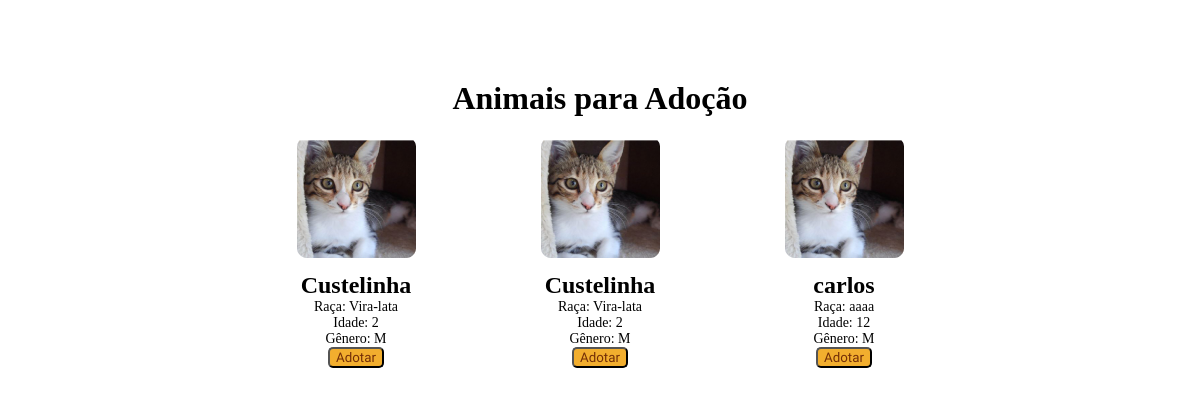
Page /dogs/ on the earlier database version.
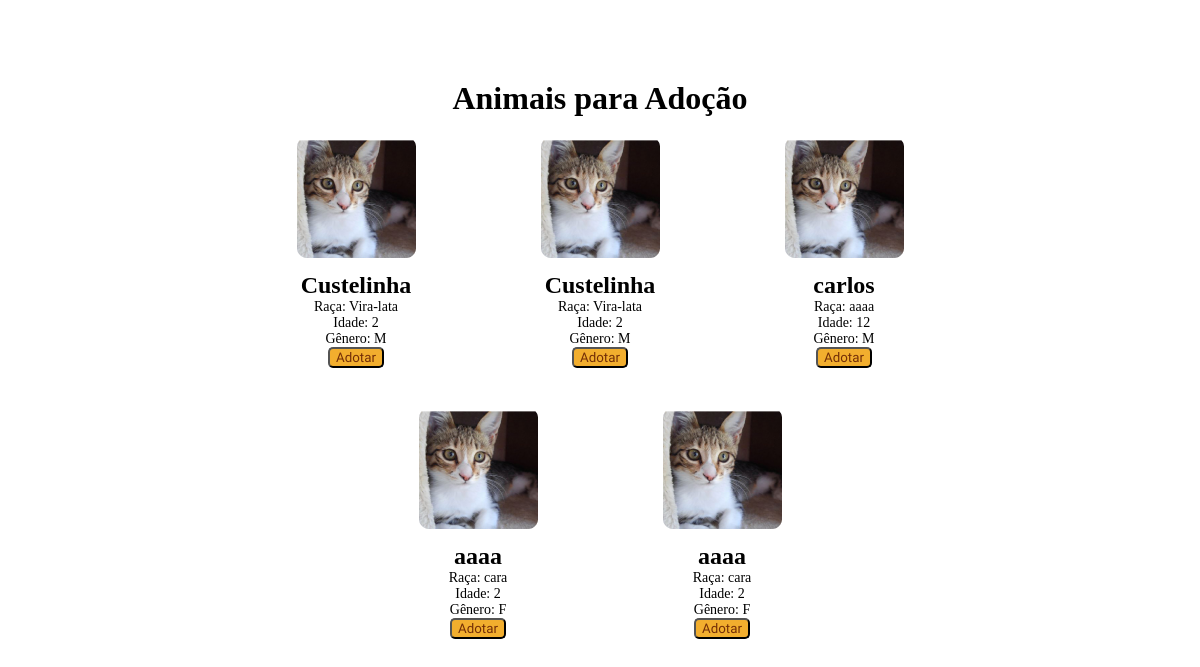
Same page on the later database version.
### app_abrigo_amigo/models.py (models this page shows, shortened)
class Animais(models.Model):
    id_animal = models.AutoField(primary_key=True)
    nome = models.CharField(max_length=100)
    idade = models.IntegerField()
    raça = models.CharField(max_length=100)
    gênero = models.CharField(max_length=50, default='Desconhecido')
    tipo = models.CharField(max_length=50)
    photo = models.ImageField(upload_to='', null=True, blank=True)

### app_abrigo_amigo/views.py (the view)
# urls.py: path('dogs/', views.dogs_page, name='dogs_page'),
def dogs_page(request):
    animais = Animais.objects.filter(tipo='C')
    return render(request, 'admin/dogs_page.html', {'animais': animais})

### app_abrigo_amigo/templates/admin/dogs_page.html (shortened to what this page needs)
<!DOCTYPE html>
{% load static %}
<html lang="en">
<head>
    <link rel="stylesheet" href="{% static 'css/style.css' %}">
</head>
<body>
    <div class="container">
        <h1>Animais para Adoção</h1>
            {% for animal in animais %}
            <div class="dog">
                <img src="{% static 'img\btexp\Rectangle 315.png' %}" alt="Cachorro 1">
                <h2>{{ animal.nome }}</h2>
                <p>Raça: {{ animal.raça }}</p>
                <p>Idade: {{ animal.idade }}</p>
                <p>Gênero: {{ animal.gênero }}</p>
                <a href="{% url 'page_adote' id_animal=animal.id_animal %}"><button>Adotar</button></a>
            </div>
            {% endfor %}
        </div>
</body>
</html>

### app_abrigo_amigo/static/css/style.css (style rules this page uses)
* { margin: 0; top: 0; scroll-behavior: smooth; }
.container { max-width: 800px; margin: 0 auto; padding: 80px; text-align: center; }
.dog { display: inline-block; width: 200px; margin: 10px; padding: 10px; border-radius: 5px; animation: rightSideAni 2s ease forwards; }
.dog img { max-width: 100%; border-radius: 5px; }
.dog h2 { margin-top: 10px; }
.dog p { font-size: 14px; }
.dog button { background: #F2AE2E; cursor: pointer; font-family: "Kadwa", serif; color: #732E07; border-radius: 5px; }

Differences in the rows shown:
added Animais: nome "aaaa", raça "cara", idade "2", gênero "F"
added Animais: nome "aaaa", raça "cara", idade "2", gênero "F"
